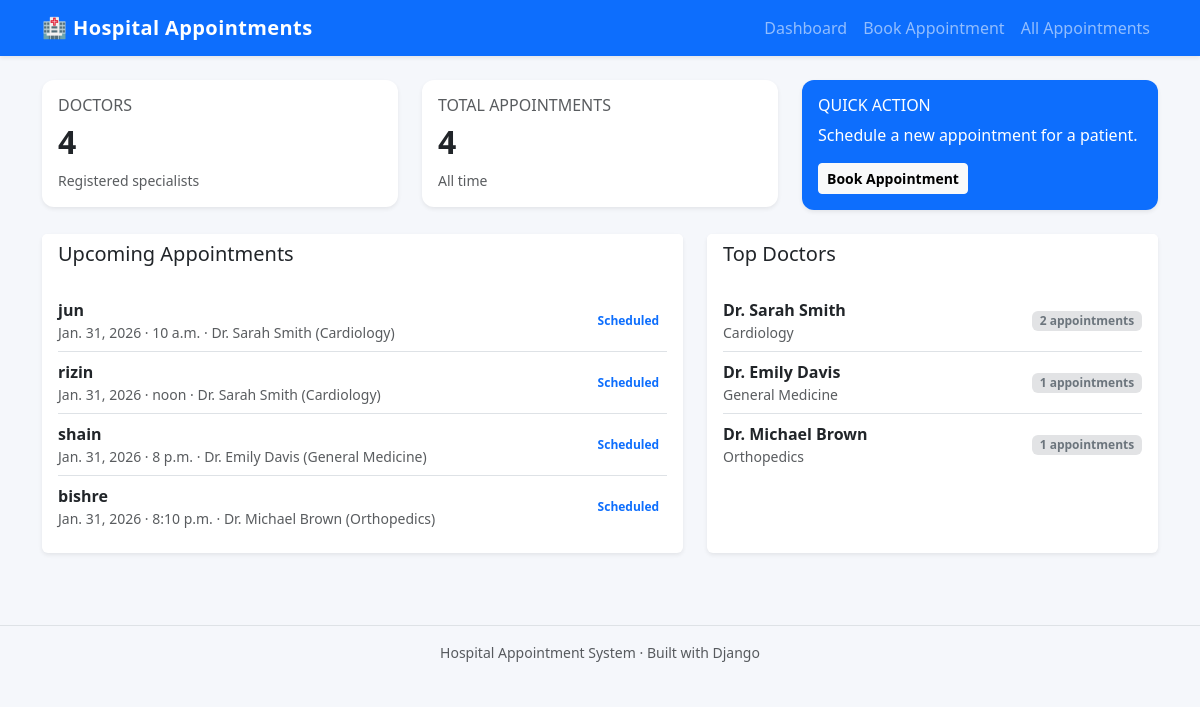
The app's page /appointments/ with its own data.
### appointments/models.py (models this page shows, shortened)
class Appointment(models.Model):
    STATUS_CHOICES = [
        ("scheduled", "Scheduled"),
        ("completed", "Completed"),
        ("cancelled", "Cancelled"),
    ]
    doctor = models.ForeignKey(Doctor, on_delete=models.CASCADE, related_name="appointments")
    patient = models.ForeignKey(Patient, on_delete=models.CASCADE, related_name="appointments")
    date = models.DateField()
    time = models.TimeField()
    reason = models.CharField(max_length=255, blank=True)
    status = models.CharField(max_length=20, choices=STATUS_CHOICES, default="scheduled")
    created_at = models.DateTimeField(auto_now_add=True)
    class Meta:
        ordering = ["date", "time"]

class Patient(models.Model):
    full_name = models.CharField(max_length=150)
    email = models.EmailField()
    phone = models.CharField(max_length=20)
    date_of_birth = models.DateField(null=True, blank=True)

class Doctor(models.Model):
    name = models.CharField(max_length=100)
    specialty = models.CharField(max_length=100)
    room_number = models.CharField(max_length=20, blank=True)

### appointments/views.py (the view)
# urls.py: path("", views.dashboard, name="dashboard"),
def dashboard(request):
    total_doctors = Doctor.objects.count()
    total_appointments = Appointment.objects.count()
    upcoming_appointments = (
        Appointment.objects.select_related("doctor", "patient")
        .order_by("date", "time")[:5]
    )
    top_doctors = (
        Doctor.objects.annotate(num_appointments=Count("appointments"))
        .order_by("-num_appointments")[:3]
    )
    context = {
        "total_doctors": total_doctors,
        "total_appointments": total_appointments,
        "upcoming_appointments": upcoming_appointments,
        "top_doctors": top_doctors,
    }
    return render(request, "appointments/dashboard.html", context)

### templates/appointments/dashboard.html (shortened to what this page needs)
{% extends "base.html" %}
{% load static %}
{% block content %}
<div class="row g-4">
  <div class="col-md-4">
    <div class="card shadow-sm border-0 stat-card">
      <div class="card-body">
        <h6 class="text-muted text-uppercase mb-2">Doctors</h6>
        <h2 class="fw-bold">{{ total_doctors }}</h2>
        <p class="mb-0 text-muted small">Registered specialists</p>
      </div>
    </div>
  </div>
  <div class="col-md-4">
    <div class="card shadow-sm border-0 stat-card">
      <div class="card-body">
        <h6 class="text-muted text-uppercase mb-2">Total Appointments</h6>
        <h2 class="fw-bold">{{ total_appointments }}</h2>
        <p class="mb-0 text-muted small">All time</p>
      </div>
    </div>
  </div>
  <div class="col-md-4">
    <div class="card shadow-sm border-0 bg-primary text-white stat-card">
      <div class="card-body">
        <h6 class="text-uppercase mb-2">Quick Action</h6>
        <p class="mb-3">Schedule a new appointment for a patient.</p>
        <a href="{% url 'appointments:book_appointment' %}" class="btn btn-light btn-sm fw-semibold">
          Book Appointment
        </a>
      </div>
    </div>
  </div>
</div>
<div class="row mt-4">
  <div class="col-lg-7 mb-4">
    <div class="card shadow-sm border-0 h-100">
      <div class="card-header bg-white border-0 d-flex justify-content-between align-items-center">
        <h5 class="mb-0">Upcoming Appointments</h5>
      </div>
      <div class="card-body">
        {% if upcoming_appointments %}
          <div class="list-group list-group-flush">
            {% for appt in upcoming_appointments %}
              <div class="list-group-item d-flex justify-content-between align-items-center px-0">
                <div>
                  <div class="fw-semibold">{{ appt.patient.full_name }}</div>
                  <div class="small text-muted">
                    {{ appt.date }} · {{ appt.time }} · {{ appt.doctor.name }} ({{ appt.doctor.specialty }})
                  </div>
                </div>
                <span class="badge bg-outline-primary text-primary text-capitalize">
                  {{ appt.status }}
                </span>
              </div>
            {% endfor %}
          </div>
        {% else %}
          <p class="text-muted mb-0">No upcoming appointments yet.</p>
        {% endif %}
      </div>
    </div>
  </div>
  <div class="col-lg-5 mb-4">
    <div class="card shadow-sm border-0 h-100">
      <div class="card-header bg-white border-0">
        <h5 class="mb-0">Top Doctors</h5>
      </div>
      <div class="card-body">
        {% if top_doctors %}
          <ul class="list-group list-group-flush">
            {% for doctor in top_doctors %}
              <li class="list-group-item px-0 d-flex justify-content-between align-items-center">
                <div>
                  <div class="fw-semibold">{{ doctor.name }}</div>
                  <div class="small text-muted">{{ doctor.specialty }}</div>
                </div>
                <span class="badge bg-secondary-subtle text-secondary">
                  {{ doctor.num_appointments }} appointments
                </span>
              </li>
            {% endfor %}
          </ul>
        {% else %}
          <p class="text-muted mb-0">No doctors registered yet.</p>
        {% endif %}
      </div>
    </div>
  </div>
</div>
{% endblock %}

### templates/base.html (shortened to what this page needs)
{% load static %}
<!doctype html>
<html lang="en">
  <head>
    <link href="https://cdn.jsdelivr.net/npm/bootstrap@5.3.3/dist/css/bootstrap.min.css" rel="stylesheet">
    <link rel="stylesheet" href="{% static 'css/styles.css' %}">
  </head>
  <body>
    <nav class="navbar navbar-expand-lg navbar-dark bg-primary shadow-sm">
      <div class="container">
        <a class="navbar-brand fw-bold" href="{% url 'appointments:dashboard' %}">
          🏥 Hospital Appointments
        </a>
        <div class="collapse navbar-collapse" id="navbarNav">
          <ul class="navbar-nav ms-auto">
            <li class="nav-item">
              <a class="nav-link" href="{% url 'appointments:dashboard' %}">Dashboard</a>
            </li>
            <li class="nav-item">
              <a class="nav-link" href="{% url 'appointments:book_appointment' %}">Book Appointment</a>
            </li>
            <li class="nav-item">
              <a class="nav-link" href="{% url 'appointments:appointment_list' %}">All Appointments</a>
            </li>
          </ul>
        </div>
      </div>
    </nav>
    <main class="py-4">
      <div class="container">
        {% block content %}{% endblock %}
      </div>
    </main>
    <footer class="border-top py-3 mt-4 text-center text-muted small">
      Hospital Appointment System &middot; Built with Django
    </footer>
  </body>
</html>

### static/css/styles.css (style rules this page uses)
body { background-color: #f5f7fb; }
.stat-card { border-radius: 0.75rem; }
.navbar-brand { letter-spacing: 0.02em; }

### records on screen
Appointment: patient.full_name "jun", date "Jan. 31, 2026", time "10 a.m.", doctor.name "Dr. Sarah Smith", doctor.specialty "Cardiology", status "Scheduled"
Appointment: patient.full_name "rizin", date "Jan. 31, 2026", time "noon", doctor.name "Dr. Sarah Smith", doctor.specialty "Cardiology", status "Scheduled"
Appointment: patient.full_name "shain", date "Jan. 31, 2026", time "8 p.m.", doctor.name "Dr. Emily Davis", doctor.specialty "General Medicine", status "Scheduled"
Appointment: patient.full_name "bishre", date "Jan. 31, 2026", time "8:10 p.m.", doctor.name "Dr. Michael Brown", doctor.specialty "Orthopedics", status "Scheduled"
Doctor: name "Dr. Sarah Smith", specialty "Cardiology", num_appointments "2"
Doctor: name "Dr. Emily Davis", specialty "General Medicine", num_appointments "1"
Doctor: name "Dr. Michael Brown", specialty "Orthopedics", num_appointments "1"

### other values on screen
{{ total_doctors }} "4"
{{ total_appointments }} "4"
